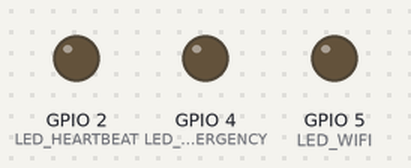
This sketch was run on a simulated ESP32. Parts: output pins drawn as LEDs (lit = HIGH). WiFi joins after 1.5 s; servers stay silent unless stated; a WiFi scan finds three made-up networks; uploads are accepted with an empty reply; the local clock reads 2024-03-15 10:24:30 at power-on unless the sketch sets it; random numbers use the default seed unless the sketch sets one; what the sketch prints to the serial monitor is not drawn.

Above: at 0.1 s.
At 4.8 s:
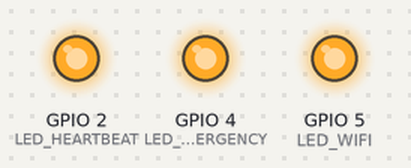
At 5.6 s:
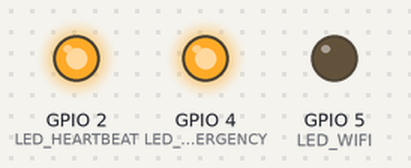
At 6.2 s:
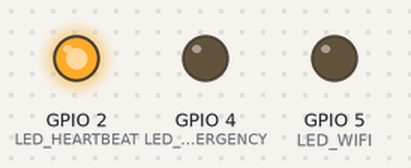
At 7.0 s:
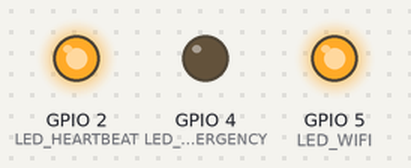
At 32.4 s:
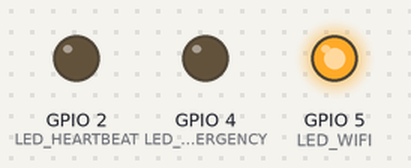
Timing chart, 0 to 40.0 s (numbered marks = the images above):
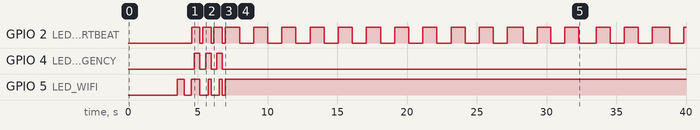

Measured:
- by itself, GPIO 2 (LED_HEARTBEAT): HIGH → LOW at 5.2 s, → HIGH 0.20 s later, → LOW 0.60 s later, → HIGH 0.20 s later, … (38 changes in this stretch)

The sketch:

esp32_wifi_diagnostic.ino
```cpp
/*
 * Rescue.net AI - ESP32 WiFi Diagnostic Tool
 *
 * This tool helps diagnose WiFi connection issues
 * and provides better connectivity for hackathon demo
 *
 * Author: Rescue.net AI Team for CIH 2.0
 * Date: June 2025
 * Version: 1.0 (WiFi Diagnostic)
 */

#include <WiFi.h>
#include <WiFiClient.h>
#include <HTTPClient.h>
#include <ArduinoJson.h>
#include <time.h>

// Network Configuration - Update these with your WiFi credentials
const char* WIFI_SSID = "REALME8S5G";
const char* WIFI_PASSWORD = "09876543211";
const char* API_BASE_URL = "http://192.168.1.9:3001";

// Pin Definitions for LEDs (demo purposes)
#define LED_HEARTBEAT 2
#define LED_EMERGENCY 4
#define LED_WIFI 5

// Demo Data Structure
struct HealthData {
  float heartRate;
  float temperature;
  float bloodPressure;
  float oxygenSaturation;
  bool emergencyDetected;
  unsigned long timestamp;
};

// Global Variables
String deviceId;
HealthData currentHealth;
bool wifiConnected = false;
unsigned long lastDataSend = 0;
unsigned long lastHeartbeat = 0;
int dataCounter = 0;

void setup() {
  Serial.begin(115200);
  Serial.println("=== Rescue.net AI - ESP32 WiFi Diagnostic ===");
  Serial.println("Starting WiFi connection diagnostics...");

  // Initialize pins
  pinMode(LED_HEARTBEAT, OUTPUT);
  pinMode(LED_EMERGENCY, OUTPUT);
  pinMode(LED_WIFI, OUTPUT);

  // Generate unique device ID
  uint64_t mac = ESP.getEfuseMac();
  deviceId = "RESCUE_" + String((uint32_t)(mac >> 32), HEX);
  Serial.println("Device ID: " + deviceId);

  // Detailed WiFi diagnostics
  performWiFiDiagnostics();

  // Initialize WiFi with multiple attempts
  initWiFiAdvanced();

  // Initialize time if connected
  if (wifiConnected) {
    configTime(19800, 0, "pool.ntp.org"); // IST timezone
    Serial.println("Time synchronized");
  }

  // Initialize demo health data
  initHealthData();

  Serial.println("System ready for hackathon demo!");
  blinkStartupSequence();
}

void loop() {
  // Heartbeat LED
  if (millis() - lastHeartbeat > 1000) {
    digitalWrite(LED_HEARTBEAT, !digitalRead(LED_HEARTBEAT));
    lastHeartbeat = millis();
  }

  // Monitor WiFi connection continuously
  monitorWiFiConnection();

  // Generate and send health data
  if (millis() - lastDataSend > 5000) { // Send every 5 seconds for demo
    generateDemoHealthData();

    if (wifiConnected) {
      sendHealthDataToServer();
    } else {
      Serial.println("WiFi not connected - data not sent");
    }

    printHealthData();
    lastDataSend = millis();
  }

  delay(100); // Small delay for stability
}

void performWiFiDiagnostics() {
  Serial.println("🔍 === WiFi Diagnostics ===");

  // Check WiFi mode
  WiFi.mode(WIFI_STA);
  Serial.println("WiFi mode set to Station (STA)");

  // Scan for available networks
  Serial.println("Scanning for available WiFi networks...");
  int numNetworks = WiFi.scanNetworks();

  if (numNetworks == 0) {
    Serial.println("❌ No WiFi networks found!");
  } else {
    Serial.println("📡 Found " + String(numNetworks) + " WiFi networks:");

    for (int i = 0; i < numNetworks; i++) {
      String ssid = WiFi.SSID(i);
      int32_t rssi = WiFi.RSSI(i);
      wifi_auth_mode_t encType = WiFi.encryptionType(i);

      Serial.print("  " + String(i + 1) + ". ");
      Serial.print(ssid);
      Serial.print(" (Signal: " + String(rssi) + " dBm, ");

      if (encType == WIFI_AUTH_OPEN) {
        Serial.print("Open");
      } else if (encType == WIFI_AUTH_WEP) {
        Serial.print("WEP");
      } else if (encType == WIFI_AUTH_WPA_PSK) {
        Serial.print("WPA");
      } else if (encType == WIFI_AUTH_WPA2_PSK) {
        Serial.print("WPA2");
      } else if (encType == WIFI_AUTH_WPA_WPA2_PSK) {
        Serial.print("WPA/WPA2");
      } else {
        Serial.print("Unknown");
      }
      Serial.println(")");

      // Check if our target network is found
      if (ssid == WIFI_SSID) {
        Serial.println("    ✅ Target network '" + String(WIFI_SSID) + "' found!");
        Serial.println("    Signal strength: " + String(rssi) + " dBm");
        if (rssi > -70) {
          Serial.println("    Signal quality: Good");
        } else if (rssi > -80) {
          Serial.println("    Signal quality: Fair");
        } else {
          Serial.println("    Signal quality: Poor");
        }
      }
    }
  }

  Serial.println("=========================");
}

void initWiFiAdvanced() {
  Serial.println("🌐 === Advanced WiFi Connection ===");
  Serial.print("Connecting to WiFi: ");
  Serial.println(WIFI_SSID);

  // Disconnect any previous connection
  WiFi.disconnect();
  delay(1000);

  // Start connection
  WiFi.begin(WIFI_SSID, WIFI_PASSWORD);

  int attempts = 0;
  while (WiFi.status() != WL_CONNECTED && attempts < 60) { // Wait up to 60 seconds
    delay(500);
    Serial.print(".");
    attempts++;

    // Blink WiFi LED during connection
    digitalWrite(LED_WIFI, !digitalRead(LED_WIFI));

    // Print detailed status every 10 attempts
    if (attempts % 10 == 0) {
      Serial.println();
      Serial.print("Connection attempt " + String(attempts) + "/60, Status: ");
      printWiFiStatus();
    }

    // Try to reconnect if taking too long
    if (attempts == 30) {
      Serial.println();
      Serial.println("⚠️ Connection taking long, trying to reconnect...");
      WiFi.disconnect();
      delay(1000);
      WiFi.begin(WIFI_SSID, WIFI_PASSWORD);
    }
  }

  if (WiFi.status() == WL_CONNECTED) {
    wifiConnected = true;
    digitalWrite(LED_WIFI, HIGH);
    Serial.println();
    Serial.println("✅ WiFi connected successfully!");
    printConnectionDetails();
  } else {
    wifiConnected = false;
    digitalWrite(LED_WIFI, LOW);
    Serial.println();
    Serial.println("❌ WiFi connection failed!");
    printWiFiStatus();
    Serial.println("🔄 Will continue trying to connect in background...");
  }
}

void monitorWiFiConnection() {
  static unsigned long lastCheck = 0;

  // Check every 10 seconds
  if (millis() - lastCheck > 10000) {
    if (WiFi.status() != WL_CONNECTED && wifiConnected) {
      wifiConnected = false;
      digitalWrite(LED_WIFI, LOW);
      Serial.println("⚠️ WiFi disconnected! Attempting reconnection...");

      WiFi.reconnect();
      delay(2000);

      if (WiFi.status() == WL_CONNECTED) {
        wifiConnected = true;
        digitalWrite(LED_WIFI, HIGH);
        Serial.println("✅ WiFi reconnected!");
        printConnectionDetails();
      }
    } else if (WiFi.status() == WL_CONNECTED && !wifiConnected) {
      wifiConnected = true;
      digitalWrite(LED_WIFI, HIGH);
      Serial.println("✅ WiFi connected!");
      printConnectionDetails();
    }

    lastCheck = millis();
  }
}

void printWiFiStatus() {
  wl_status_t status = WiFi.status();
  switch (status) {
    case WL_IDLE_STATUS:
      Serial.println("WL_IDLE_STATUS - WiFi is in process of changing between statuses");
      break;
    case WL_NO_SSID_AVAIL:
      Serial.println("WL_NO_SSID_AVAIL - SSID cannot be reached");
      break;
    case WL_SCAN_COMPLETED:
      Serial.println("WL_SCAN_COMPLETED - Scan networks is completed");
      break;
    case WL_CONNECTED:
      Serial.println("WL_CONNECTED - Connected to a WiFi network");
      break;
    case WL_CONNECT_FAILED:
      Serial.println("WL_CONNECT_FAILED - Connection failed");
      break;
    case WL_CONNECTION_LOST:
      Serial.println("WL_CONNECTION_LOST - Connection lost");
      break;
    case WL_DISCONNECTED:
      Serial.println("WL_DISCONNECTED - Disconnected from network");
      break;
    default:
      Serial.println("Unknown status: " + String(status));
      break;
  }
}

void printConnectionDetails() {
  Serial.println("📊 === WiFi Connection Details ===");
  Serial.println("SSID: " + WiFi.SSID());
  Serial.println("IP address: " + WiFi.localIP().toString());
  Serial.println("Signal strength: " + String(WiFi.RSSI()) + " dBm");
  Serial.println("MAC address: " + WiFi.macAddress());
  Serial.println("Gateway: " + WiFi.gatewayIP().toString());
  Serial.println("DNS: " + WiFi.dnsIP().toString());
  Serial.println("Subnet mask: " + WiFi.subnetMask().toString());
  Serial.println("================================");
}

void initHealthData() {
  currentHealth.heartRate = 72.0;
  currentHealth.temperature = 36.5;
  currentHealth.bloodPressure = 120.0;
  currentHealth.oxygenSaturation = 98.0;
  currentHealth.emergencyDetected = false;
  currentHealth.timestamp = 0;
}

void generateDemoHealthData() {
  dataCounter++;

  // Simulate realistic health data with some variation
  currentHealth.heartRate = 70 + sin(dataCounter * 0.1) * 10 + random(-5, 6);
  currentHealth.temperature = 36.5 + sin(dataCounter * 0.05) * 0.5 + random(-10, 11) / 100.0;
  currentHealth.bloodPressure = 120 + sin(dataCounter * 0.08) * 15 + random(-8, 9);
  currentHealth.oxygenSaturation = 98 + sin(dataCounter * 0.03) * 1 + random(-1, 2);

  // Simulate occasional emergency scenarios for demo
  if (dataCounter % 50 == 0) { // Every 50 readings
    currentHealth.heartRate = 140 + random(0, 20);
    Serial.println("DEMO: Simulating high heart rate emergency");
  } else if (dataCounter % 73 == 0) { // Different interval
    currentHealth.temperature = 38.5 + random(0, 15) / 10.0;
    Serial.println("DEMO: Simulating fever emergency");
  }

  currentHealth.timestamp = millis();
}

void sendHealthDataToServer() {
  if (!wifiConnected) return;

  HTTPClient http;
  http.begin(String(API_BASE_URL) + "/api/health-data/device-data");
  http.addHeader("Content-Type", "application/json");

  // Create JSON payload
  StaticJsonDocument<300> doc;
  doc["deviceId"] = deviceId;
  doc["patientId"] = "PAT-MC82TKHF-D9J7U";
  doc["timestamp"] = currentHealth.timestamp;
  doc["heartRate"] = currentHealth.heartRate;
  doc["temperature"] = currentHealth.temperature;
  doc["bloodPressure"] = currentHealth.bloodPressure;
  doc["oxygenSaturation"] = currentHealth.oxygenSaturation;
  doc["emergencyDetected"] = currentHealth.emergencyDetected;
  doc["source"] = "ESP32_WEARABLE";

  String jsonString;
  serializeJson(doc, jsonString);

  Serial.println("📤 Sending data to server...");
  Serial.println("URL: " + String(API_BASE_URL) + "/api/health-data/device-data");
  Serial.println("Payload: " + jsonString);

  int httpResponseCode = http.POST(jsonString);

  if (httpResponseCode > 0) {
    String response = http.getString();
    Serial.println("✅ Data sent successfully! Response: " + String(httpResponseCode));
    Serial.println("Response body: " + response);

    if (httpResponseCode == 200) {
      // Server might send back AI predictions
      StaticJsonDocument<200> responseDoc;
      if (deserializeJson(responseDoc, response) == DeserializationError::Ok) {
        if (responseDoc.containsKey("riskLevel")) {
          Serial.println("AI Risk Level: " + String(responseDoc["riskLevel"].as<String>()));
        }
      }
    }
  } else {
    Serial.println("❌ HTTP Error: " + String(httpResponseCode));
    Serial.println("Error: " + http.errorToString(httpResponseCode));
  }

  http.end();
}

void printHealthData() {
  Serial.println("--- Health Monitoring Data ---");
  Serial.println("Device: " + deviceId);
  Serial.println("Heart Rate: " + String(currentHealth.heartRate, 1) + " BPM");
  Serial.println("Temperature: " + String(currentHealth.temperature, 1) + "°C");
  Serial.println("Blood Pressure: " + String(currentHealth.bloodPressure, 0) + " mmHg");
  Serial.println("Oxygen Saturation: " + String(currentHealth.oxygenSaturation, 1) + "%");
  Serial.println("Emergency: " + String(currentHealth.emergencyDetected ? "YES" : "NO"));
  Serial.println("WiFi: " + String(wifiConnected ? "Connected" : "Disconnected"));
  if (wifiConnected) {
    Serial.println("Signal: " + String(WiFi.RSSI()) + " dBm");
  }
  Serial.println("Free Memory: " + String(ESP.getFreeHeap()) + " bytes");
  Serial.println("Uptime: " + String(millis() / 1000) + " seconds");
  Serial.println("-----------------------------");
}

void blinkStartupSequence() {
  Serial.println("Running startup LED sequence...");

  // Blink all LEDs in sequence
  for (int i = 0; i < 3; i++) {
    digitalWrite(LED_HEARTBEAT, HIGH);
    delay(200);
    digitalWrite(LED_EMERGENCY, HIGH);
    delay(200);
    digitalWrite(LED_WIFI, HIGH);
    delay(200);

    digitalWrite(LED_HEARTBEAT, LOW);
    digitalWrite(LED_EMERGENCY, LOW);
    digitalWrite(LED_WIFI, LOW);
    delay(200);
  }

  // Set initial states
  digitalWrite(LED_WIFI, wifiConnected ? HIGH : LOW);
  digitalWrite(LED_EMERGENCY, LOW);

  Serial.println("Startup sequence complete!");
}
```
